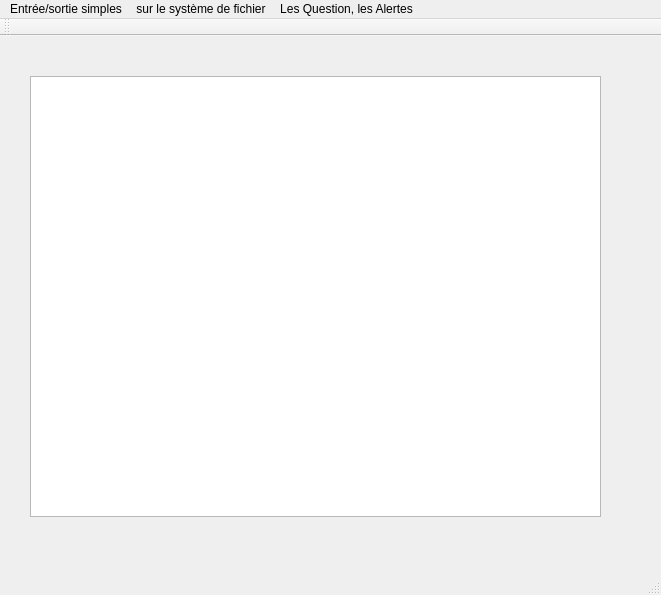
<?xml version="1.0" encoding="UTF-8"?>
<ui version="4.0">
 <class>MainWindow</class>
 <widget class="QMainWindow" name="MainWindow">
  <property name="geometry">
   <rect>
    <x>0</x>
    <y>0</y>
    <width>661</width>
    <height>595</height>
   </rect>
  </property>
  <property name="windowTitle">
   <string>Présentation des principaux dialoques</string>
  </property>
  <widget class="QWidget" name="centralWidget">
   <widget class="QTextEdit" name="textEdithistorique">
    <property name="geometry">
     <rect>
      <x>30</x>
      <y>40</y>
      <width>571</width>
      <height>441</height>
     </rect>
    </property>
   </widget>
  </widget>
  <widget class="QMenuBar" name="menuBar">
   <property name="geometry">
    <rect>
     <x>0</x>
     <y>0</y>
     <width>661</width>
     <height>27</height>
    </rect>
   </property>
   <widget class="QMenu" name="menuEntr_e_sortie_simples">
    <property name="title">
     <string>Entrée/sortie simples</string>
    </property>
    <addaction name="actionEntrer_un_entier"/>
    <addaction name="actionEntrer_un_double"/>
    <addaction name="actionEntrer_un_texte"/>
    <addaction name="actionEntrer_un_mot_de_passe"/>
    <addaction name="actionEntrer_un_item_pr_d_fini"/>
   </widget>
   <widget class="QMenu" name="menuSur_le_syst_me_de_fichier">
    <property name="title">
     <string>sur le système de fichier</string>
    </property>
    <addaction name="actionChoisir_un_r_pertoire"/>
    <addaction name="actionChoisir_un_fichier"/>
    <addaction name="actionChoisir_un_fichier_contenant_une_image"/>
   </widget>
   <widget class="QMenu" name="menuLes_Question_les_Alertes">
    <property name="title">
     <string>Les Question, les Alertes</string>
    </property>
    <addaction name="actionAvertissement"/>
    <addaction name="actionInformation"/>
    <addaction name="actionErreur"/>
   </widget>
   <addaction name="menuEntr_e_sortie_simples"/>
   <addaction name="menuSur_le_syst_me_de_fichier"/>
   <addaction name="menuLes_Question_les_Alertes"/>
  </widget>
  <widget class="QToolBar" name="mainToolBar">
   <attribute name="toolBarArea">
    <enum>TopToolBarArea</enum>
   </attribute>
   <attribute name="toolBarBreak">
    <bool>false</bool>
   </attribute>
  </widget>
  <widget class="QStatusBar" name="statusBar"/>
  <action name="actionEntrer_un_entier">
   <property name="text">
    <string>entrer un entier</string>
   </property>
  </action>
  <action name="actionEntrer_un_double">
   <property name="text">
    <string>entrer un double</string>
   </property>
  </action>
  <action name="actionEntrer_un_texte">
   <property name="text">
    <string>entrer un texte</string>
   </property>
  </action>
  <action name="actionEntrer_un_mot_de_passe">
   <property name="text">
    <string>entrer un mot de passe</string>
   </property>
  </action>
  <action name="actionEntrer_un_item_pr_d_fini">
   <property name="text">
    <string>entrer un item prédéfini</string>
   </property>
  </action>
  <action name="actionChoisir_un_r_pertoire">
   <property name="text">
    <string>choisir un répertoire</string>
   </property>
  </action>
  <action name="actionChoisir_un_fichier">
   <property name="text">
    <string>choisir un fichier</string>
   </property>
  </action>
  <action name="actionAvertissement">
   <property name="text">
    <string>Avertissement</string>
   </property>
  </action>
  <action name="actionInformation">
   <property name="text">
    <string>Demande de réponse</string>
   </property>
  </action>
  <action name="actionErreur">
   <property name="text">
    <string>En cas d'erreur</string>
   </property>
  </action>
  <action name="actionChoisir_un_fichier_contenant_une_image">
   <property name="text">
    <string>choisir un fichier contenant une image</string>
   </property>
  </action>
 </widget>
 <layoutdefault spacing="6" margin="11"/>
 <resources/>
 <connections/>
</ui>
